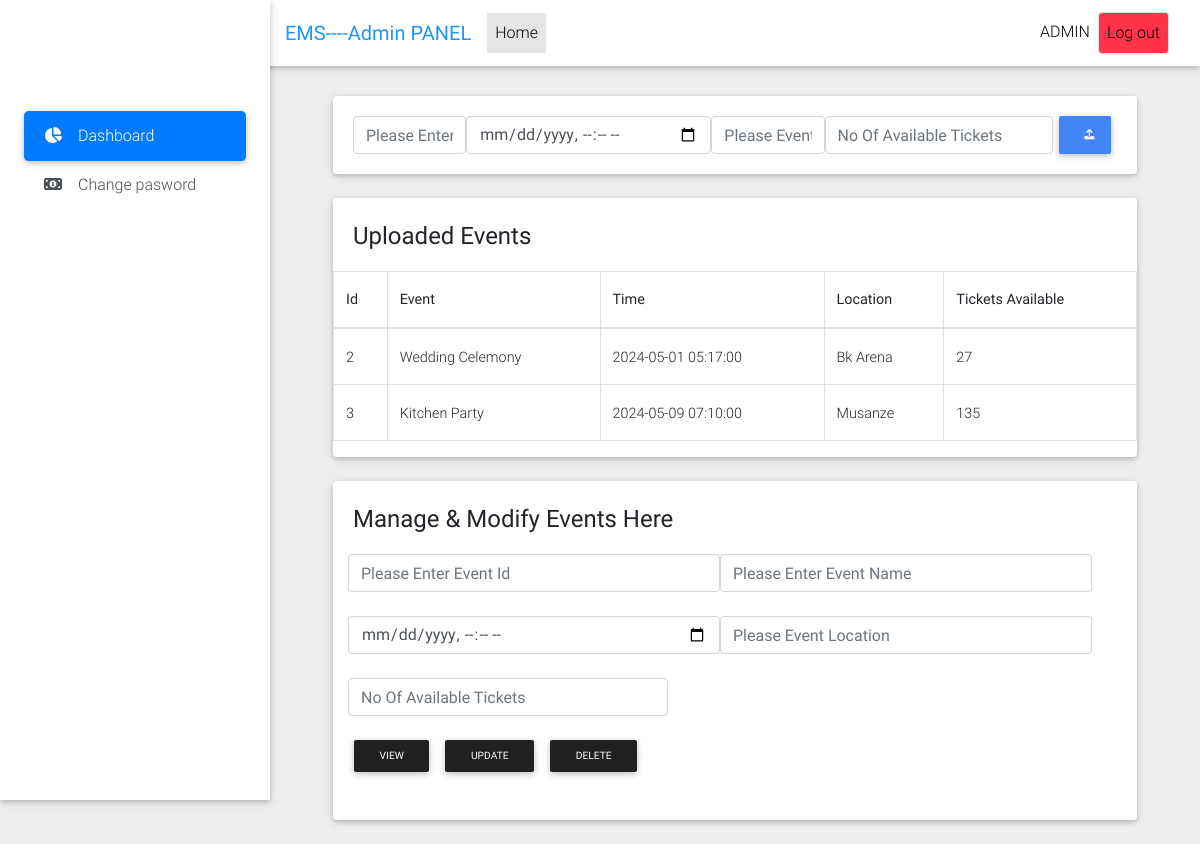
/dashboard.php (signed in), run on the app's committed database.
### tables this page shows
CREATE TABLE `events` (
  `id` int(11) NOT NULL,
  `event_name` varchar(255) NOT NULL,
  `event_time` datetime NOT NULL,
  `location` varchar(255) NOT NULL,
  `tickets` varchar(255) NOT NULL
);

### action/uploadedAttendance.php (the view, shortened to what this page needs)
 <?php
if ($_SESSION['userType']=='Trainer') {
  ?>
 <div class="card mb-4 wow fadeIn">
        <div class="card-body d-sm-flex justify-content-between">
          <h4 class="mb-2 mb-sm-0 pt-1">
            <span>Uploaded Events</span>
          </h4>
        </div>
           <table id="dataTable" class="table table-bordered">
                                    <thead>
                                        <tr>
                                            <th>Module</th>
                                            <th>Date</th>
                                            <th>Status</th>
                                        </tr>
                                    </thead>
                                    <tfoot>
                                        <tr>
                                          <th>Module</th>
                                            <th>Date</th>
                                            <th>Status</th>
                                        </tr>
                                    </tfoot>
                                    <tbody>
                                      <?php
                                      if ($attMade=$con->query("SELECT distinct * from uploadedattendance,modules where modules.moduleId=uploadedattendance.module AND uploadedattendance.trainer='".$_SESSION['userId']."'")) {
                                        if (mysqli_num_rows($attMade)==0) {
                                         echo "<tr ><td colspan='5' align='center'>No Event uploaded Yet</td></tr>";
                                        }
                                        while ($allAtt=mysqli_fetch_array($attMade)) {
                                          ?>
                                          <tr>
                                          <td><?php echo  $allAtt['moduleName']; ?></td>
                                          <td><?php echo  $allAtt['date']; ?></td>
                                          <td><?php echo  $allAtt['approved']; ?>
                                          </td>
                                          </tr>
                                          <?php
                                        }
                                      }
                                      ?>
                                    </tbody>
                                </table>
      </div>
  <?php
}else{
  ?>
   <div class="card mb-4 wow fadeIn">
        <div class="card-body d-sm-flex justify-content-between">
          <h4 class="mb-2 mb-sm-0 pt-1">
            <span>Uploaded Events</span>
          </h4>
        </div>
           <table id="dataTable" class="table table-bordered">
                                    <tbody>
                                      <?php
                                      if ($mod=$con->query("SELECT * FROM events")) {
                                        if (mysqli_num_rows($mod)>0) {
                                          ?>
                                             <thead>
                                        <tr>
                                            <th>Id</th>
                                            <th>Event</th>
                                            <th>Time</th>
                                            <th>Location</th>
                                            <th>Tickets Available</th>
                                        </tr>
                                    </thead>
                                          <?php
                                        }
                                        while ($getMod=mysqli_fetch_array($mod)) {
                                          echo "<tr>
                                              <td>".$getMod['id']."</td>
                                              <td>".$getMod['event_name']."</td>
                                              <td>".$getMod['event_time']."</td>
                                              <td>".$getMod['location']."</td>
                                              <td>".$getMod['tickets']."</td>
                                          </tr>";
                                        }
                                      }
                                      ?>
                                    </tbody>
                                </table>
      </div>
      <div class="card mb-4 wow fadeIn">
        <div class="card-body d-sm-flex justify-content-between">
          <h4 class="mb-2 mb-sm-0 pt-1">
            <span>Manage & Modify Events Here</span>
          </h4>
        </div>
          <?php
            $fet=$a1=$b1=$c1=$d1=$e1="";
                ?>
           <form class="container row w-750" action="" method="post" enctype="multipart/form-data">
            <div class="col-lg-12">
              <div class=" d-flex justify-content-center">
                <input type="text" class="form-control file" name="idi" value="<?php echo $a1;?>" placeholder="Please Enter Event Id">
                <input type="text" class="form-control file" name="namei" value="<?php echo $b1;?>" placeholder="Please Enter Event Name">
              </div>
              <br>
            <div class=" d-flex justify-content-center">
              <input type="datetime-local" class="form-control file" name="timei" value="<?php echo $c1;?>" placeholder="Please Event Time">
              <input type="text" class="form-control file" name="locationi" value="<?php echo $d1;?>" placeholder="Please Event Location">
            </div>
            <br>
            <input style="width:20rem;" type="text" class="form-control file" name="ticketsi" value="<?php echo $e1;?>" placeholder="No Of Available Tickets">
            <br>
            <button class="btn btn-dark btn-sm my-0 p" type="submit" name="select">View</button>
            <button class="btn btn-dark btn-sm my-0 p" type="submit" name="update">Update</button>
            <button class="btn btn-dark btn-sm my-0 p" type="submit" name="delete">Delete</button>
          </form>
          </div><br><br>
  <?php
}
    ?>

### data on the page
events: id "2", event_name "Wedding Celemony", event_time "2024-05-01 05:17:00", location "Bk Arena", tickets "27"
events: id "3", event_name "Kitchen Party", event_time "2024-05-09 07:10:00", location "Musanze", tickets "135"

### other printed values
$_SESSION['userType'] "Admin"
$_SESSION['username'] "ADMIN"
